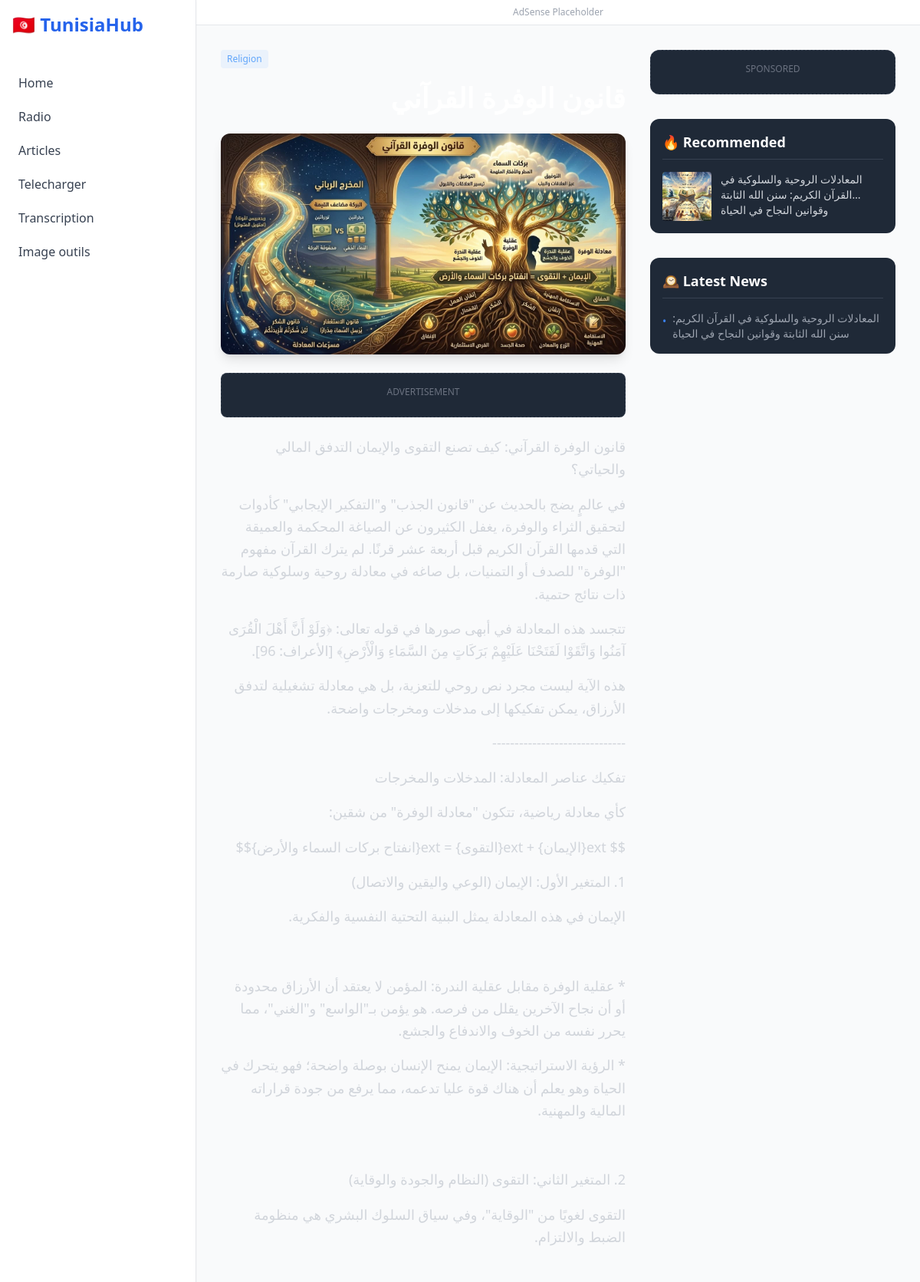
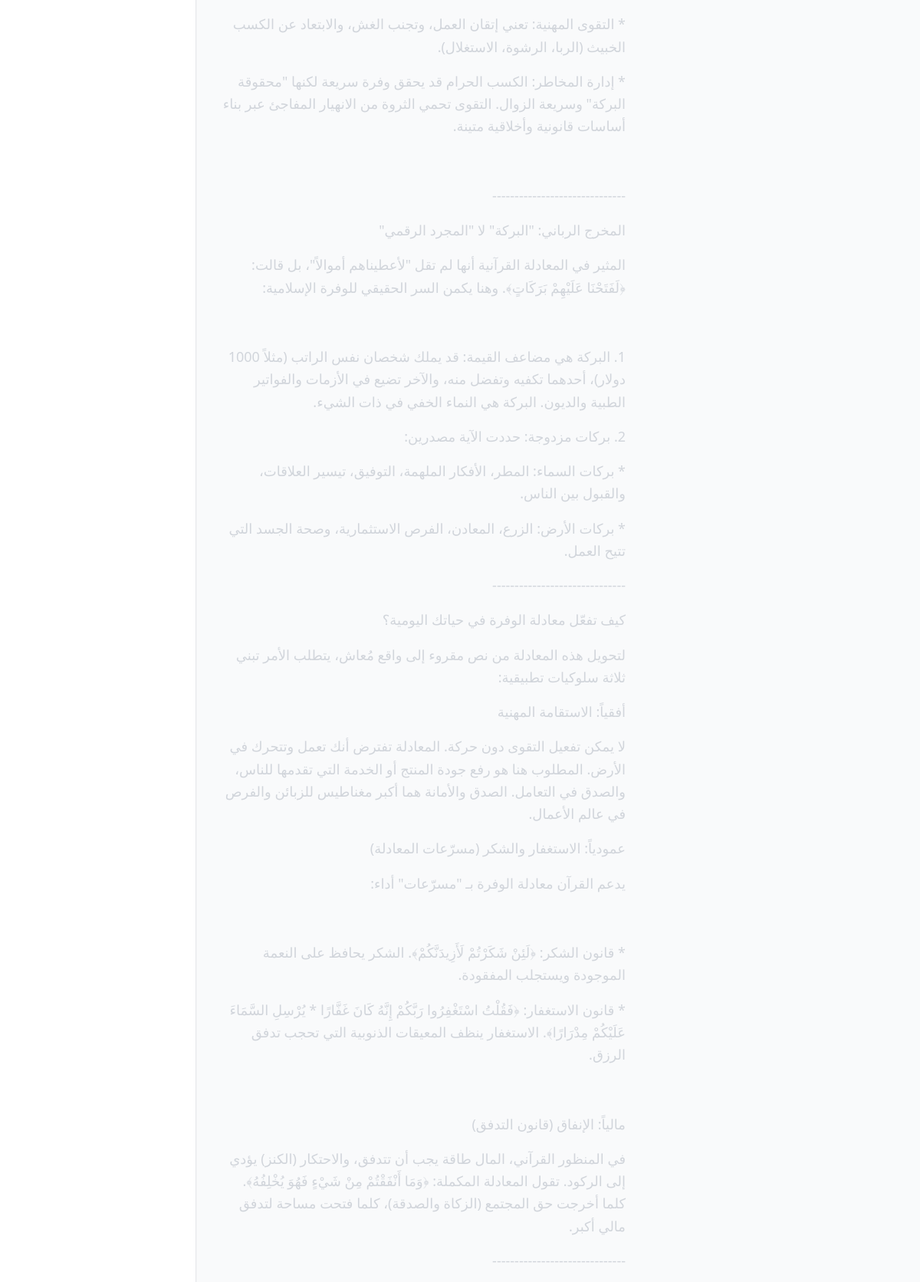
/news/6 (upper part), run on the app's committed database (2 pictures, top to bottom).
### app/models.py (models this page shows)
class NewsArticle(Base):
    __tablename__ = "news"
    id = Column(Integer, primary_key=True, index=True)
    title = Column(String, index=True)
    content = Column(Text)
    category = Column(String)
    image_url = Column(String, nullable=True)
    is_featured = Column(Boolean, default=False)
    meta_description = Column(String, nullable=True)
    created_at = Column(DateTime(timezone=True), server_default=func.now())

### app/routes/news.py (the view)
@router.get("/news/{article_id}", response_class=HTMLResponse)
async def news_detail(article_id: int, request: Request, db: AsyncSession = Depends(get_db)):
    stmt = select(NewsArticle).where(NewsArticle.id == article_id)
    result = await db.execute(stmt)
    article = result.scalar_one_or_none()
    if not article:
        return RedirectResponse("/news")
    last_stmt = select(NewsArticle).where(NewsArticle.id != article_id).order_by(NewsArticle.id.desc()).limit(5)
    last_result = await db.execute(last_stmt)
    last_news = last_result.scalars().all()
    rec_stmt = select(NewsArticle).where(NewsArticle.id != article_id, NewsArticle.category == article.category).order_by(NewsArticle.id.desc()).limit(5)
    rec_result = await db.execute(rec_stmt)
    recommended = rec_result.scalars().all()
    if len(recommended) < 2:
        recommended = last_news # Fallback
    return templates.TemplateResponse("news_detail.html", {
        "request": request,
        "article": article,
        "last_news": last_news,
        "recommended": recommended
    })

### app/templates/news_detail.html (shortened to what this page needs)
{% extends "base.html" %}
{% block content %}
<div class="max-w-7xl mx-auto flex gap-8">
    <main class="flex-1 max-w-3xl">
        <article>
            <div class="flex items-center gap-4 mb-4 text-sm text-gray-400">
                <span class="text-xs text-blue-400 bg-blue-400/10 px-2 py-1 rounded">{{ article.category }}</span>
            </div>
            <h1
                dir="auto"
                class="text-4xl font-extrabold text-white mb-6 leading-tight">
            </h1>
            {% if article.image_url %}
                <img src="{{ article.image_url }}" class="w-full rounded-xl mb-6 shadow-lg">
            {% endif %}
            <div class="bg-gray-800 p-4 text-center mb-6 rounded-lg border border-dashed border-gray-700">
                <p class="text-xs text-gray-500 mb-2">ADVERTISEMENT</p>
            </div>
            <div
                dir="auto"
                class="article-content text-gray-300 leading-relaxed mb-8 text-lg break-words
                [&_h1]:text-3xl [&_h1]:font-bold
                [&_h2]:text-2xl [&_h2]:font-bold
                [&_h3]:text-xl [&_h3]:font-bold
                [&_p]:mb-4
                [&_img]:rounded-lg
                [&_img]:my-4">
                {{ article.content | safe }}
            </div>
        </article>
    </main>
    <aside class="w-80 flex-shrink-0 space-y-8">
        <div class="bg-gray-800 p-4 text-center rounded-xl border border-dashed border-gray-700">
            <p class="text-xs text-gray-500 mb-2">SPONSORED</p>
        </div>
        <div class="bg-gray-800 p-4 rounded-xl">
            <h3 class="text-lg font-bold text-white mb-4 border-b border-gray-700 pb-2">🔥 Recommended</h3>
            <div class="space-y-3">
                {% for rec in recommended %}
                <a href="/news/{{ rec.id }}" data-nav class="flex gap-3 group">
                    {% if rec.image_url %}
                        <img src="{{ rec.image_url }}" class="w-16 h-16 rounded object-cover flex-shrink-0">
                    {% else %}
                        <div class="w-16 h-16 rounded bg-gray-700 flex-shrink-0"></div>
                    {% endif %}
                    <h4 class="text-sm text-gray-300 group-hover:text-white transition line-clamp-2">{{ rec.title }}</h4>
                </a>
                {% endfor %}
            </div>
        </div>
        <div class="bg-gray-800 p-4 rounded-xl">
            <h3 class="text-lg font-bold text-white mb-4 border-b border-gray-700 pb-2">🕰️ Latest News</h3>
            <ul class="space-y-3">
                {% for last in last_news %}
                <li>
                    <a href="/news/{{ last.id }}" data-nav class="text-sm text-gray-400 hover:text-blue-400 transition flex items-start gap-2">
                        <span class="text-blue-500 mt-1">•</span>
                        <span class="line-clamp-2">{{ last.title }}</span>
                    </a>
                </li>
                {% endfor %}
            </ul>
        </div>
    </aside>
</div>
{% endblock %}

### app/templates/base.html (style rules this page uses)
body, aside, nav a, button, input, select, div { transition: background-color 0.2s ease, border-color 0.2s ease, color 0.15s ease; }

### data on the page
NewsArticle: category "Religion", image_url (picture), content "قانون الوفرة القرآني: كيف تصنع التقوى والإيمان التدفق المالي والحياتي؟ في عالمٍ يضج بالحديث عن \"قانون الجذب\" و\"التفكير الإيجابي\" كأدوات لتحقيق الثراء والوفرة، يغفل الكثيرون عن الصياغة المحكمة والعميقة التي قدمها القرآن الكريم قبل أربعة عشر قرنًا. لم يترك القرآن مفهوم \"الوفرة\" للصدف أو التمنيات، بل صاغه في معادلة روحية وسلوكية صارمة ذات نتائج حتمية. تتجسد هذه المعادلة في أبهى صورها في قوله تعالى: ﴿وَلَوْ أَنَّ أَهْلَ الْقُرَى آمَنُوا وَاتَّقَوْا لَفَتَحْنَا عَلَيْهِمْ بَرَكَاتٍ مِنَ السَّمَاءِ وَالْأَرْضِ﴾ [الأعراف: 96]. هذه الآية ليست مجرد نص روحي للتعزية، بل هي معادلة تشغيلية لتدفق الأرزاق، يمكن تفكيكها إلى مدخلات ومخرجات واضحة. ------------------------------ تفكيك عناصر المعادلة: المدخلات…"
NewsArticle: image_url (picture), title "المعادلات الروحية والسلوكية في القرآن الكريم: سنن الله الثابتة وقوانين النجاح في الحياة"
